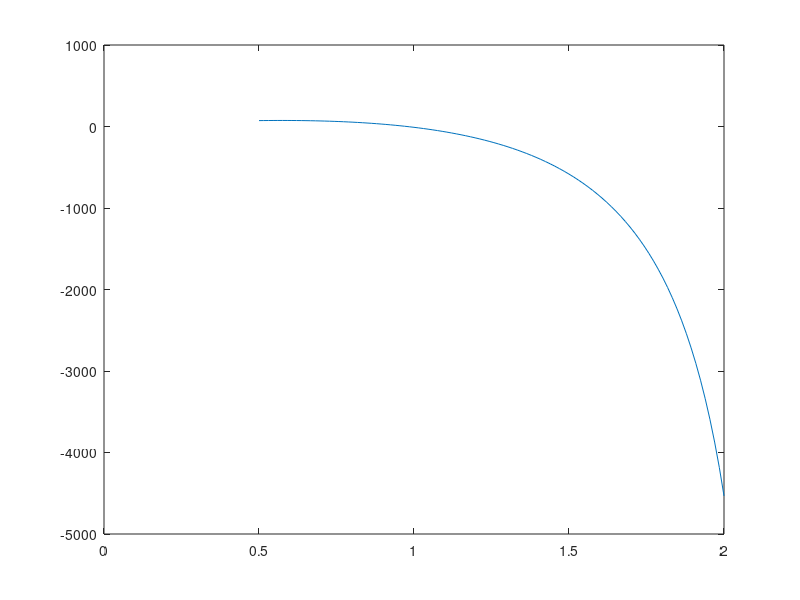

MATLAB code for this plot: (Note: this script raises an error after producing the figure.)
x1 = [0.0819 0.2192 0.3582 0.3831 0.5256 0.8478 0.9872];
ge = [20.0 48.6 70.3 72.3 84.1 53.5 5.7];
T = 328;
R = 1.987;

f_datos = R*T*x1.*(1-x1)./ge;
[p] = polyfit(x1,f_datos,1);
A1 = 1/p(2)
A2 = (p(1)+p(2))^-1

ge = @(x) ((p(1)*x + p(2))./(R*T*x.*(1-x))).^(-1);
ge_03=ge(0.3)

error_rel = abs(ge(0.5)-80)/abs(ge(0.5))

xx1 = linspace(0.5,2,100);
plot(xx1,ge(xx1)-10);
[p,h,it] = Biseccion(@(x) ge(x)-10, 0.5,1,10000,0.5e-5);
ge(p)
